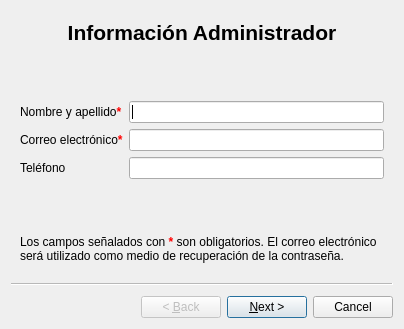
<?xml version="1.0" encoding="UTF-8"?>
<ui version="4.0">
 <class>Wizard</class>
 <widget class="QWizard" name="Wizard">
  <property name="geometry">
   <rect>
    <x>0</x>
    <y>0</y>
    <width>404</width>
    <height>329</height>
   </rect>
  </property>
  <property name="windowTitle">
   <string>Configuración inicial</string>
  </property>
  <property name="styleSheet">
   <string notr="true"/>
  </property>
  <widget class="QWizardPage" name="wizardPage1">
   <property name="locale">
    <locale language="Spanish" country="Argentina"/>
   </property>
   <layout class="QVBoxLayout" name="verticalLayout_2">
    <item>
     <widget class="QLabel" name="label">
      <property name="font">
       <font>
        <pointsize>16</pointsize>
       </font>
      </property>
      <property name="text">
       <string>&lt;html&gt;&lt;head/&gt;&lt;body&gt;&lt;p&gt;&lt;span style=&quot; font-weight:700;&quot;&gt;Información Administrador&lt;/span&gt;&lt;/p&gt;&lt;/body&gt;&lt;/html&gt;</string>
      </property>
      <property name="alignment">
       <set>Qt::AlignCenter</set>
      </property>
     </widget>
    </item>
    <item>
     <spacer name="verticalSpacer">
      <property name="orientation">
       <enum>Qt::Vertical</enum>
      </property>
      <property name="sizeHint" stdset="0">
       <size>
        <width>20</width>
        <height>40</height>
       </size>
      </property>
     </spacer>
    </item>
    <item>
     <layout class="QFormLayout" name="formLayout_2">
      <item row="0" column="1">
       <widget class="QLineEdit" name="lineEdit_2"/>
      </item>
      <item row="2" column="0">
       <widget class="QLabel" name="label_5">
        <property name="text">
         <string>Teléfono</string>
        </property>
       </widget>
      </item>
      <item row="2" column="1">
       <widget class="QLineEdit" name="lineEdit_4"/>
      </item>
      <item row="1" column="1">
       <widget class="QLineEdit" name="lineEdit_5"/>
      </item>
      <item row="0" column="0">
       <widget class="QLabel" name="label_6">
        <property name="text">
         <string>&lt;html&gt;&lt;head/&gt;&lt;body&gt;&lt;p&gt;Nombre y apellido&lt;span style=&quot; font-weight:700; color:#ff0000;&quot;&gt;*&lt;/span&gt;&lt;/p&gt;&lt;/body&gt;&lt;/html&gt;</string>
        </property>
       </widget>
      </item>
      <item row="1" column="0">
       <widget class="QLabel" name="label_7">
        <property name="text">
         <string>&lt;html&gt;&lt;head/&gt;&lt;body&gt;&lt;p&gt;Correo electrónico&lt;span style=&quot; font-weight:700; color:#ff0000;&quot;&gt;*&lt;/span&gt;&lt;/p&gt;&lt;/body&gt;&lt;/html&gt;</string>
        </property>
       </widget>
      </item>
     </layout>
    </item>
    <item>
     <spacer name="verticalSpacer_3">
      <property name="orientation">
       <enum>Qt::Vertical</enum>
      </property>
      <property name="sizeHint" stdset="0">
       <size>
        <width>20</width>
        <height>40</height>
       </size>
      </property>
     </spacer>
    </item>
    <item>
     <widget class="QLabel" name="label_8">
      <property name="text">
       <string>&lt;html&gt;&lt;head/&gt;&lt;body&gt;&lt;p&gt;Los campos señalados con &lt;span style=&quot; font-weight:700; color:#ff0000;&quot;&gt;*&lt;/span&gt; son obligatorios. El correo electrónico será utilizado como medio de recuperación de la contraseña.&lt;/p&gt;&lt;/body&gt;&lt;/html&gt;</string>
      </property>
      <property name="scaledContents">
       <bool>false</bool>
      </property>
      <property name="wordWrap">
       <bool>true</bool>
      </property>
     </widget>
    </item>
   </layout>
  </widget>
  <widget class="QWizardPage" name="wizardPage2">
   <layout class="QVBoxLayout" name="verticalLayout_3">
    <item>
     <widget class="QLabel" name="label_9">
      <property name="font">
       <font>
        <pointsize>16</pointsize>
       </font>
      </property>
      <property name="text">
       <string>Crear contraseña</string>
      </property>
      <property name="alignment">
       <set>Qt::AlignCenter</set>
      </property>
     </widget>
    </item>
    <item>
     <spacer name="verticalSpacer_2">
      <property name="orientation">
       <enum>Qt::Vertical</enum>
      </property>
      <property name="sizeHint" stdset="0">
       <size>
        <width>20</width>
        <height>40</height>
       </size>
      </property>
     </spacer>
    </item>
    <item>
     <layout class="QFormLayout" name="formLayout_3">
      <property name="bottomMargin">
       <number>10</number>
      </property>
      <item row="0" column="0">
       <widget class="QLabel" name="contraseniaLabel">
        <property name="text">
         <string>&lt;html&gt;&lt;head/&gt;&lt;body&gt;&lt;p&gt;Contraseña&lt;span style=&quot; font-weight:700; color:#ff0000;&quot;&gt;*&lt;/span&gt;&lt;/p&gt;&lt;/body&gt;&lt;/html&gt;</string>
        </property>
       </widget>
      </item>
      <item row="0" column="1">
       <widget class="QLineEdit" name="contraseniaLineEdit">
        <property name="text">
         <string/>
        </property>
        <property name="echoMode">
         <enum>QLineEdit::Password</enum>
        </property>
       </widget>
      </item>
      <item row="1" column="0">
       <widget class="QLabel" name="confirmarContraseniaLabel">
        <property name="text">
         <string>&lt;html&gt;&lt;head/&gt;&lt;body&gt;&lt;p&gt;Confirmar contraseña&lt;span style=&quot; font-weight:700; color:#ff0000;&quot;&gt;*&lt;/span&gt;&lt;/p&gt;&lt;/body&gt;&lt;/html&gt;</string>
        </property>
       </widget>
      </item>
      <item row="1" column="1">
       <widget class="QLineEdit" name="confirmarContraseniaLineEdit">
        <property name="text">
         <string/>
        </property>
        <property name="echoMode">
         <enum>QLineEdit::Password</enum>
        </property>
       </widget>
      </item>
     </layout>
    </item>
    <item>
     <widget class="QLabel" name="label_10">
      <property name="font">
       <font>
        <pointsize>9</pointsize>
       </font>
      </property>
      <property name="text">
       <string>Se recomienda utilizar una contraseña de 8 caracteres como mínimo y compuesta por mayúsculas,minúsculas y números.</string>
      </property>
      <property name="wordWrap">
       <bool>true</bool>
      </property>
     </widget>
    </item>
    <item>
     <spacer name="verticalSpacer_4">
      <property name="orientation">
       <enum>Qt::Vertical</enum>
      </property>
      <property name="sizeHint" stdset="0">
       <size>
        <width>20</width>
        <height>40</height>
       </size>
      </property>
     </spacer>
    </item>
    <item>
     <widget class="QLabel" name="label_11">
      <property name="font">
       <font>
        <bold>true</bold>
       </font>
      </property>
      <property name="text">
       <string>En caso de pérdida se utilizará la dirección de correo electrónico del administrador como medio de recuperación.</string>
      </property>
      <property name="wordWrap">
       <bool>true</bool>
      </property>
     </widget>
    </item>
   </layout>
  </widget>
 </widget>
 <resources/>
 <connections/>
</ui>
